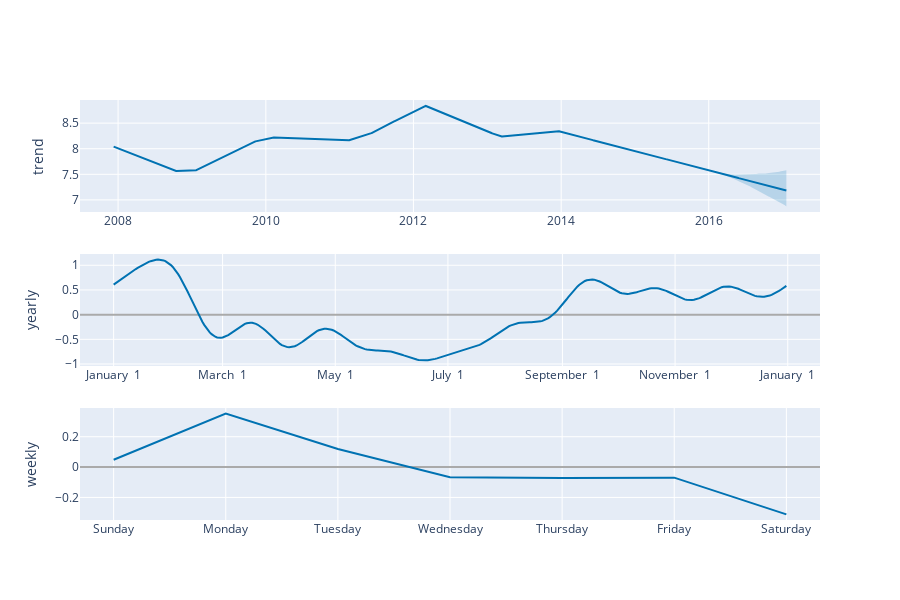

Source (notebook cell):
### Markdown cell above
Si queremos ver los componentes del pronóstico, podemos utilizar el método Prophet.plot_components. Por defecto, se verá la tendencia, la estacionalidad anual y la estacionalidad semanal de la serie temporal. Si se incluye los días festivos, también apareceran en la grafica.
Si queremos ver los componentes del pronóstico, podemos utilizar el método Prophet.plot_components. Por defecto, se verá la tendencia, la estacionalidad anual y la estacionalidad semanal de la serie temporal. Si se incluye los días festivos, también apareceran en la grafica.

### Code cell
plot_components_plotly(m, forecast)

### Figure 1 — Plotly figure (JSON) as saved in the notebook; plotly's stock layout.template omitted (floating-point values rounded to 4 significant figures; data arrays with more than 128 entries replaced by an {"elided": "..."} marker saying what was removed)
{"data": [{"line": {"color": "#0072B2", "width": 2}, "mode": "lines", "name": "trend", "type": "scatter", "x": {"elided": "3270 str values"}, "xaxis": "x", "y": {"elided": "3270 float values"}, "yaxis": "y"}, {"line": {"color": "rgba(0, 114, 178, 0.2)", "width": 0}, "mode": "lines", "name": "trend_upper", "type": "scatter", "x": {"elided": "3270 str values"}, "xaxis": "x", "y": {"elided": "3270 float values"}, "yaxis": "y"}, {"fill": "tonexty", "fillcolor": "rgba(0, 114, 178, 0.2)", "line": {"color": "rgba(0, 114, 178, 0.2)", "width": 0}, "mode": "lines", "name": "trend_lower", "type": "scatter", "x": {"elided": "3270 str values"}, "xaxis": "x", "y": {"elided": "3270 float values"}, "yaxis": "y"}, {"line": {"color": "#0072B2", "width": 2}, "mode": "lines", "name": "yearly", "type": "scatter", "x": {"elided": "365 str values"}, "xaxis": "x2", "y": {"elided": "365 float values"}, "yaxis": "y2"}, {"line": {"color": "#0072B2", "width": 2}, "mode": "lines", "name": "weekly", "type": "scatter", "x": ["2017-01-01T00:00:00", "2017-01-02T00:00:00", "2017-01-03T00:00:00", "2017-01-04T00:00:00", "2017-01-05T00:00:00", "2017-01-06T00:00:00", "2017-01-07T00:00:00"], "xaxis": "x3", "y": [0.04828, 0.3523, 0.1196, -0.06666, -0.07225, -0.06957, -0.3117], "yaxis": "y3"}], "layout": {"height": 600, "showlegend": false, "width": 900, "xaxis": {"anchor": "y", "domain": [0, 1], "range": ["2007-06-26T14:24:00", "2017-07-04T09:36:00"], "type": "date"}, "xaxis2": {"anchor": "y2", "domain": [0, 1], "range": ["2016-12-13T18:54:02.958904115", "2018-01-18T11:04:57.863013581"], "tickformat": "%B %e", "type": "date"}, "xaxis3": {"anchor": "y3", "domain": [0, 1], "range": ["2016-12-31T16:48:00", "2017-01-07T07:12:00"], "tickformat": "%A", "type": "date"}, "yaxis": {"anchor": "x", "domain": [0.7333, 1], "rangemode": "normal", "title": {"text": "trend"}, "zerolinecolor": "#AAA"}, "yaxis2": {"anchor": "x2", "domain": [0.3667, 0.6333], "title": {"text": "yearly"}, "zerolinecolor": "#AAA"}, "yaxis3": {"anchor": "x3", "domain": [0, 0.2667], "title": {"text": "weekly"}, "zerolinecolor": "#AAA"}}}
